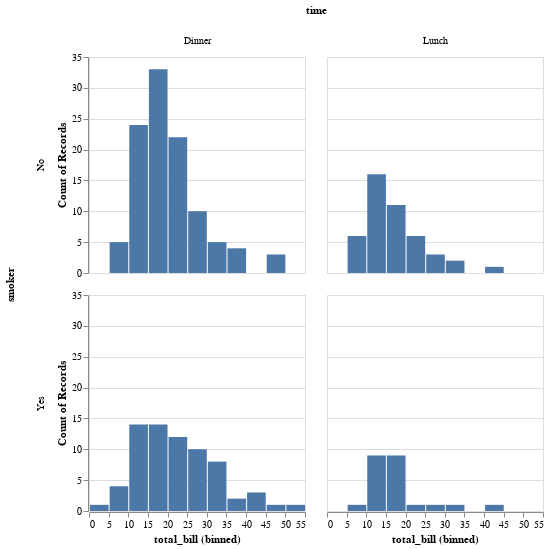

The cell this chart's notebook holds for it:
### Code cell
c = salt.FacetGrid(tips, col="time",  row="smoker")
display(c.map_dataframe(palt.hist, "total_bill"))

g = sns.FacetGrid(tips, col="time",  row="smoker")
g = g.map(plt.hist, "total_bill")

### Figure 1 — Vega-Lite specification as saved in the notebook (floating-point values rounded to 4 significant figures; data arrays with more than 128 entries replaced by an {"elided": "..."} marker saying what was removed)
{"$schema": "https://vega.github.io/schema/vega-lite/v2.4.1.json", "config": {"range": {"category": ["rgba(76,114,176,1)", "rgba(221,132,82,1)", "rgba(85,168,104,1)", "rgba(196,78,82,1)", "rgba(129,114,179,1)", "rgba(147,120,96,1)", "rgba(218,139,195,1)", "rgba(140,140,140,1)", "rgba(204,185,116,1)", "rgba(100,181,205,1)"]}, "view": {"height": 300, "width": 400}}, "data": {"values": {"elided": "244 records"}}, "facet": {"column": {"field": "time", "type": "nominal"}, "row": {"field": "smoker", "type": "nominal"}}, "spec": {"encoding": {"x": {"bin": true, "field": "total_bill", "type": "quantitative"}, "y": {"aggregate": "count", "type": "quantitative"}}, "height": 216, "mark": "bar", "width": 216}}
